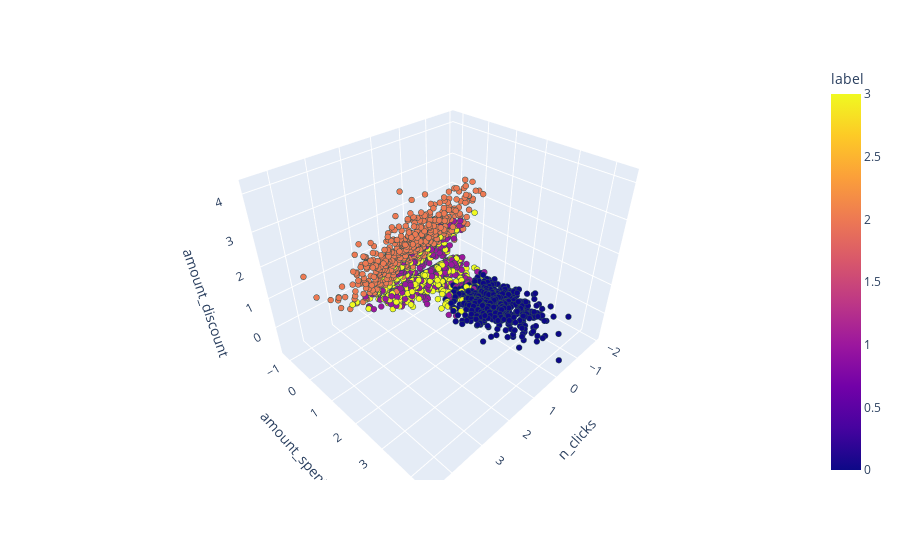

Notebook code for this chart:
### Code cell
import plotly.express as px

fig = px.scatter_3d(clusters,
                    x='n_clicks',
                    y='amount_spent', 
                    z='amount_discount',
                    color='label')
fig.update_traces(marker=dict(size=2,
                              line=dict(width=2,
                                        color='DarkSlateGrey')),
                  selector=dict(mode='markers'))
fig.show()

### Figure 1 — Plotly figure (JSON) as saved in the notebook; plotly's stock layout.template omitted (floating-point values rounded to 4 significant figures; data arrays with more than 128 entries replaced by an {"elided": "..."} marker saying what was removed)
{"data": [{"hovertemplate": "n_clicks=%{x}<br>amount_spent=%{y}<br>amount_discount=%{z}<br>label=%{marker.color}<extra></extra>", "legendgroup": "", "marker": {"color": {"elided": "2500 int values"}, "coloraxis": "coloraxis", "line": {"color": "DarkSlateGrey", "width": 2}, "size": 2, "symbol": "circle"}, "mode": "markers", "name": "", "scene": "scene", "showlegend": false, "type": "scatter3d", "x": {"elided": "2500 float values"}, "y": {"elided": "2500 float values"}, "z": {"elided": "2500 float values"}}], "layout": {"coloraxis": {"colorbar": {"title": {"text": "label"}}, "colorscale": [[0, "#0d0887"], [0.1111, "#46039f"], [0.2222, "#7201a8"], [0.3333, "#9c179e"], [0.4444, "#bd3786"], [0.5556, "#d8576b"], [0.6667, "#ed7953"], [0.7778, "#fb9f3a"], [0.8889, "#fdca26"], [1, "#f0f921"]]}, "legend": {"tracegroupgap": 0}, "margin": {"t": 60}, "scene": {"domain": {"x": [0, 1], "y": [0, 1]}, "xaxis": {"title": {"text": "n_clicks"}}, "yaxis": {"title": {"text": "amount_spent"}}, "zaxis": {"title": {"text": "amount_discount"}}}}}
